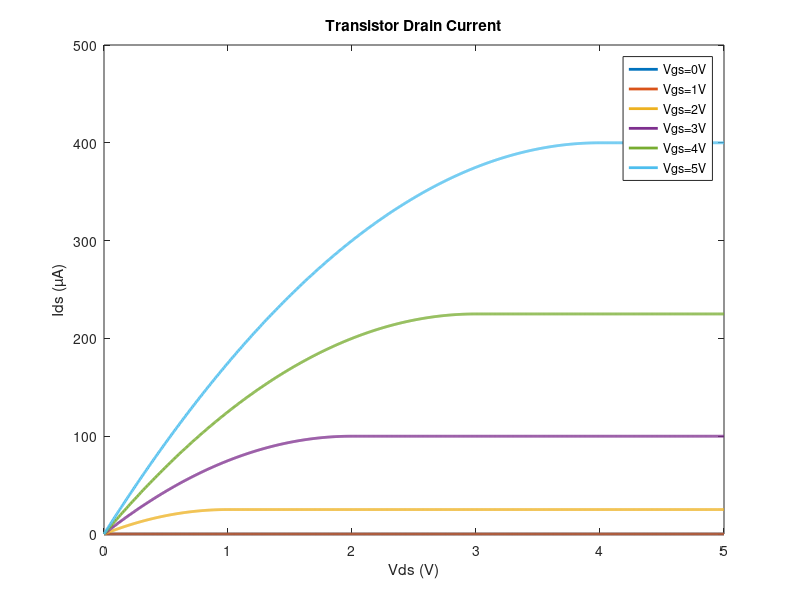

Recreate this plot in MATLAB.
clear;clc;
K = 50e-6;
Vgs = [0 1 2 3 4 5];
Vds = linspace(0,5,1000);
Vt = ones(1,6);
% Ids = ones(length(Vds),6);
difference = Vgs-Vt;
inds = find(difference<=0);
%difference(inds) = 0;
Ids = K*(Vds'*difference-0.5*(Vds.^2)'*ones(1,6));
for n=1:6
    index = find(Vds>difference(n));
    Ids(index,n) = 0.5*K*difference(n)^2;
end
Ids(:,inds) = 0;
Ids = 10^6*Ids;
plot(Vds,Ids,'LineWidth',2)
title('Transistor Drain Current')
ylim([0 500])
xlabel('Vds (V)')
ylabel('Ids (µA)')
legend('Vgs=0V','Vgs=1V','Vgs=2V','Vgs=3V','Vgs=4V','Vgs=5V')




